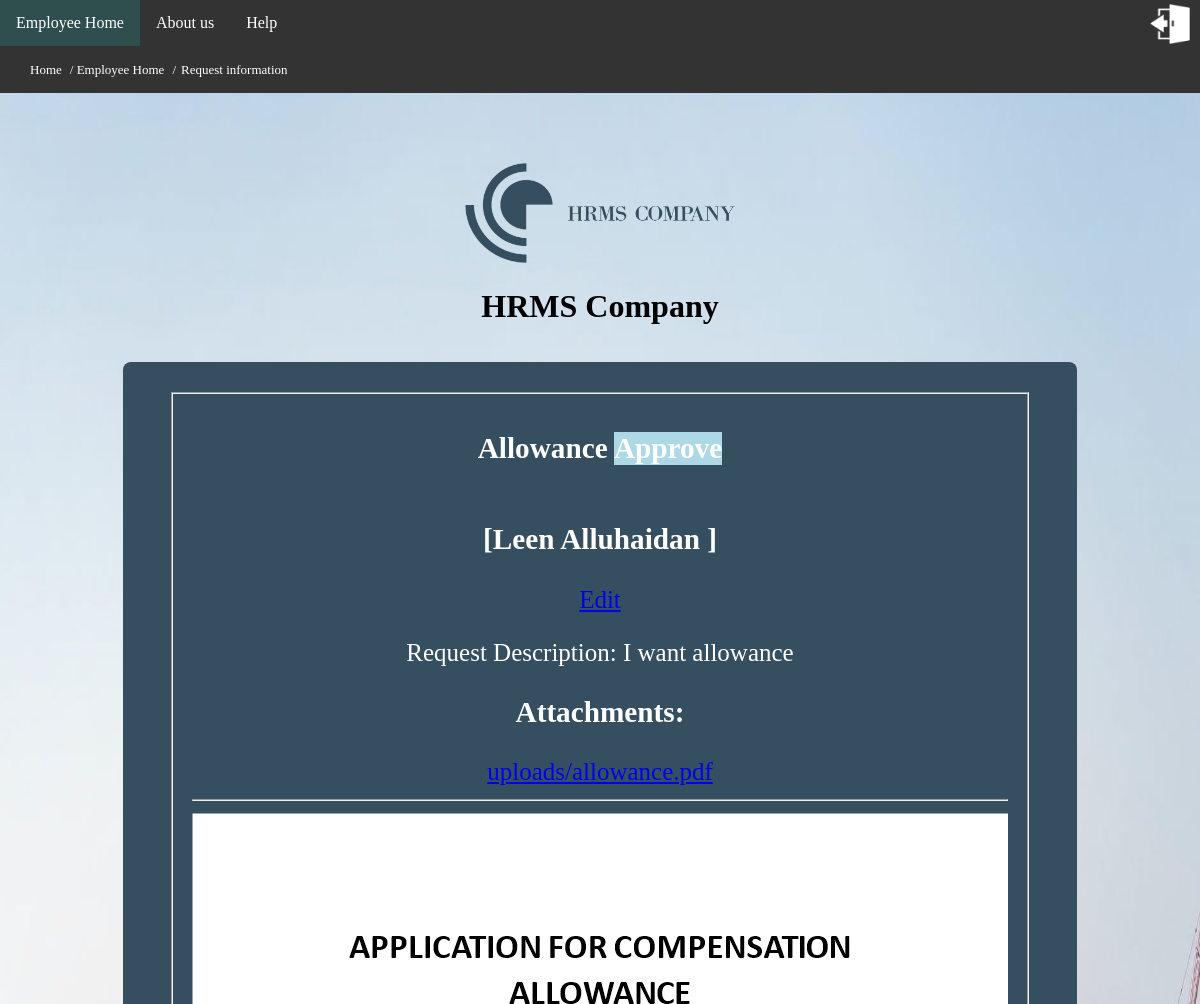
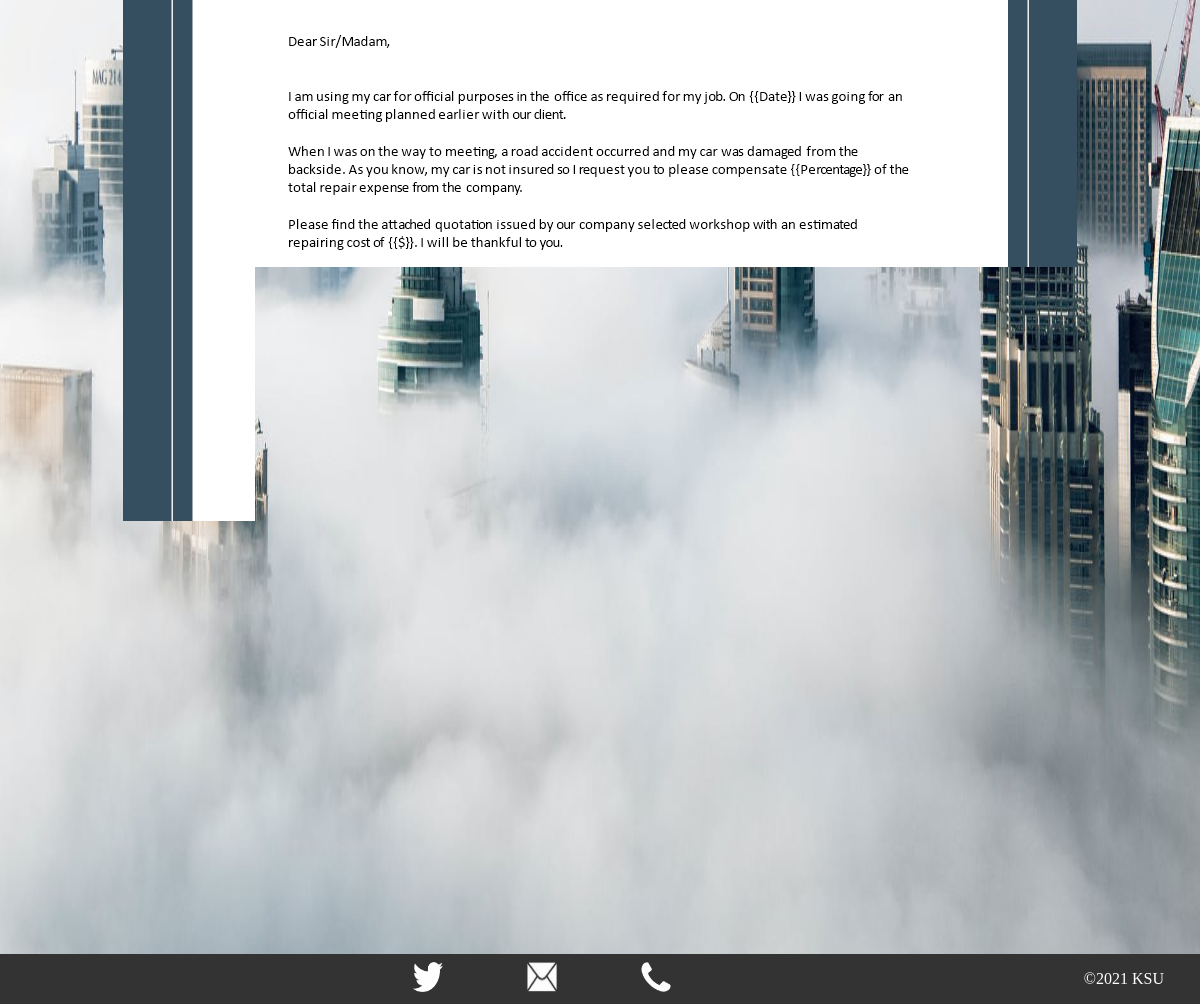
Screenshot of /reqinfo.php?request_id=7&role=Employee with the database file from the repository (2 pictures, top to bottom).
### tables this page shows
CREATE TABLE `service` (
  `id` int(4) NOT NULL,
  `type` varchar(50) NOT NULL
);

CREATE TABLE `request` (
  `id` int(4) NOT NULL,
  `emp_id` int(4) NOT NULL,
  `service_id` int(4) NOT NULL,
  `description` text NOT NULL,
  `attachment1` varchar(128) NOT NULL,
  `attachment2` varchar(128) NOT NULL,
  `status` varchar(14) NOT NULL DEFAULT 'in_progress'
);

CREATE TABLE `Employee` (
  `id` int(4) NOT NULL,
  `Employee_number` int(4) NOT NULL,
  `first_name` varchar(10) NOT NULL,
  `last_name` varchar(10) NOT NULL,
  `job_title` varchar(10) NOT NULL,
  `password` varchar(80) NOT NULL
);

### reqinfo.php (the view, shortened to what this page needs)
<?php
include_once('DB.php');
$reqID = $_GET['request_id'];
$sql = "SELECT `emp_id` FROM `request` where id=" . $reqID;
$emp = mysqli_query($connection, $sql);
$empRES = mysqli_fetch_assoc($emp);
$emp_id = $empRES['emp_id'];
?>
<!DOCTYPE html>
<html>
    <head>
        <link rel="stylesheet" href="StyleSheet.css ">
    </head>
    <body  action="reqinfo.php" method="POST">
        <header>
            <nav>
                <ul class="navb">
                    <?php
                    if ($_SESSION['role'] == 'Employee') {
                        echo '<li><a href="EMP_page.php?emp_num=' . $emp_id . '" accesskey="h"> Employee Home </a></li>';
                        ?>
                        <li><a href="aboutUS.php?role=Employee&emp_num=<?php echo $emp_id ?>"accesskey="a">About us</a></li>
                        <li><a href="help.php?role=Employee&emp_num=<?php echo $emp_id ?>" accesskey="q">Help</a> </li>
                        <?php
                    }
                    ?>
                    <div class="logOut"><a href="logout.php"> <img src="img/logOut.png" alt="log out" width="40" height="40"></a></div>
                </ul>
            </nav>
            <ul class="breadcrumbs">
                <li></><a href="logout.php">Home</a></li>
                <?php
                if ($_SESSION['role'] == 'Employee') {
                    echo '<li><a href="EMP_page.php?emp_num=' . $emp_id . '" accesskey="h"> Employee Home </a></li>';
                } else
                if ($_SESSION['role'] == 'manager') {
                    $manID = $_GET['man_id'];
                    echo '<li><a href="MAN_page.php?&id=' . $manID . '" accesskey="h"> Manager Home </a></li>';
                }
                ?>
                <li><span>Request information</span></li>
            </ul>
        </header>
        <main>
            <a href="index.php"><img src="img/HRMS.png" alt="logo" width="270" height="100"></a><br>
            <h1>HRMS Company</h1>
            <div class="formInfo2">
                <fieldset>
                    <div class="reqinf">
                        <span> <h3 id="sertyp">
                                <?php
                                $serid = "SELECT `service_id` FROM `request` WHERE `id`=$reqID";
                                $serid = mysqli_query($connection, $serid);
                                $serid = mysqli_fetch_assoc($serid);
                                $serid = $serid['service_id'];
                                $ReqType = "SELECT type FROM `service` where id=$serid";
                                $ReqTypeRES = mysqli_query($connection, $ReqType);
                                $ReqTypeRESULT = mysqli_fetch_assoc($ReqTypeRES);
                                echo $ReqTypeRESULT['type'];
                                ?></h3></span>
                        <span> <h3 id="serstat">
                                <?php
                                $ReqSTAT = "SELECT * FROM `request` where id=" . $reqID;
                                $ReqSTATres = mysqli_query($connection, $ReqSTAT);
                                $ReqSTATresult = mysqli_fetch_assoc($ReqSTATres);
                                $ReqSTAT = $ReqSTATresult['status'];
                                echo $ReqSTAT;
                                ?></h3></span>
                    </div>
                    <h3 id="empnam">
                        <?php
                        $empName = "SELECT first_name,last_name FROM `Employee` where id=" . $emp_id;
                        $empNameRES = mysqli_query($connection, $empName);
                        $empNameRESULT = mysqli_fetch_assoc($empNameRES);
                        echo '[';
                        foreach ($empNameRESULT as $value)
                            echo $value . " ";
                        echo ']';
                        ?>
                    </h3>
                    <p>
                        <?php
                        if ($_SESSION['role'] == 'Employee')
                            echo "<a href=\"edit.php?request_id=" . $reqID . "\">Edit</a>";
                        ?>
                    </p>
                    <p id="reqDesc">
                        <?php
                        $ReqDESC = "SELECT description FROM `request` where id=" . $reqID;
                        $ReqDescRES = mysqli_query($connection, $ReqDESC);
                        $ReqDescRESULT = mysqli_fetch_assoc($ReqDescRES);
                        echo "Request Description: " . $ReqDescRESULT['description'];
                        ?></p>
                    <h3>Attachments:</h3><div id="reqfile1">
                        <?php
                        $ReqAttach1 = "SELECT attachment1 FROM `request` WHERE id=" . $reqID;
                        $ReqAttachRes1 = mysqli_query($connection, $ReqAttach1);
                        $ReqAttachResult1 = mysqli_fetch_assoc($ReqAttachRes1);
                        foreach ($ReqAttachResult1 as $result1)
                            ;
                        $fileType1 = pathinfo($result1, PATHINFO_EXTENSION);
                        if ($fileType1 == 'pdf')
                            echo '<a href="' . $result1 . '">' . $result1 . '</a>';
                        else
                            echo '<img src="' . $result1 . '">';
                        ?></div>
                    <hr>
                    <div id="reqfile2">
                        <?php
                        $ReqAttach2 = "SELECT attachment2 FROM `request` WHERE id=" . $reqID;
                        $ReqAttachRes2 = mysqli_query($connection, $ReqAttach2);
                        $ReqAttachResult2 = mysqli_fetch_assoc($ReqAttachRes2);
                        foreach ($ReqAttachResult2 as $result2)
                            ;
                        $fileType2 = pathinfo($result2, PATHINFO_EXTENSION);
                        if ($fileType2 == 'pdf')
                            echo '<a href="' . $result2 . '">' . $result2 . '</a>';
                        else
                            echo '<img src="' . $result2 . '">';
                        ?></div>
                </fieldset></div>
        </main>
        <footer>
            <img src="img/twitter.png" alt="Twitter" width="30" height="30" onclick="twitter()">
            <img src="img/email.png" alt="Email" width="30" height="30" onclick="email()">
            <img src="img/call.png" alt="phoneNumber" width="30" height="30" onclick="phone()">
            <aside><P>&copy;2021 KSU</P></aside>
        </footer>
    </body>
</html>

### StyleSheet.css (style rules this page uses)
html { background-image: url("img/3.jpeg"); background-attachment: fixed; background-repeat: no-repeat; background-size: 100% 100%; font-family:"Times New Roman", Times, serif; }
body { margin: 0; }
main { padding: 70px 0; text-align: center; }
header { background-color: #333; width : 100% ; height: auto; }
header nav , ul { list-style-type: none; margin: 0; padding: 0; overflow: hidden; width:100%; }
li { float: left; }
.navb li a { display: inline-block; color: white; text-align: center; padding: 14px 16px; text-decoration: none; }
.breadcrumbs { padding-left: 30px; }
.breadcrumbs li { font-size:small; display: inline-block; text-decoration: none; color: white; padding-right: 4px; padding-bottom: 15px; padding-top: 10px; }
ul.breadcrumbs li + li:before { color: white; content: "/"; }
ul.breadcrumbs span { padding-left: 5px; padding-bottom: 15px; padding-top: 10px; }
ul.breadcrumbs li a { text-align: center; padding-right: 4px; padding-bottom: 15px; padding-top: 10px; color: white; text-decoration: none; }
footer { background-color: #333; position: fixed; left: 0; bottom: 0; width: 100%; background-attachment: fixed; text-align: center; transition: bottom 0.1s; }
footer img { padding:8px 40px; }
footer aside { margin-right:3%; float:right; bottom: 2px; right: 16px; color: white; }
.formInfo2 { background-color: #354F60; border: none; color: white; padding: 30px 46px; text-align: center; text-decoration: none; display: inline-block; font-size: 25px; margin: 15px 7px; transition-duration: 0.4s; cursor: pointer; border-radius: 8px; }
.logOut { text-align: right; padding:4px 10px; }
.reqinf span { justify-content: center; display: flex; display: inline-block; }
span { flex: space-around; }
#serstat { background-color: lightblue; justify-content: right; }

### rows the page displays
service: type "Allowance"
request: status "Approve", description "I want allowance", attachment1 "uploads/allowance.pdf", attachment2 (picture)
employee: first_name "Leen", last_name "Alluhaidan"
